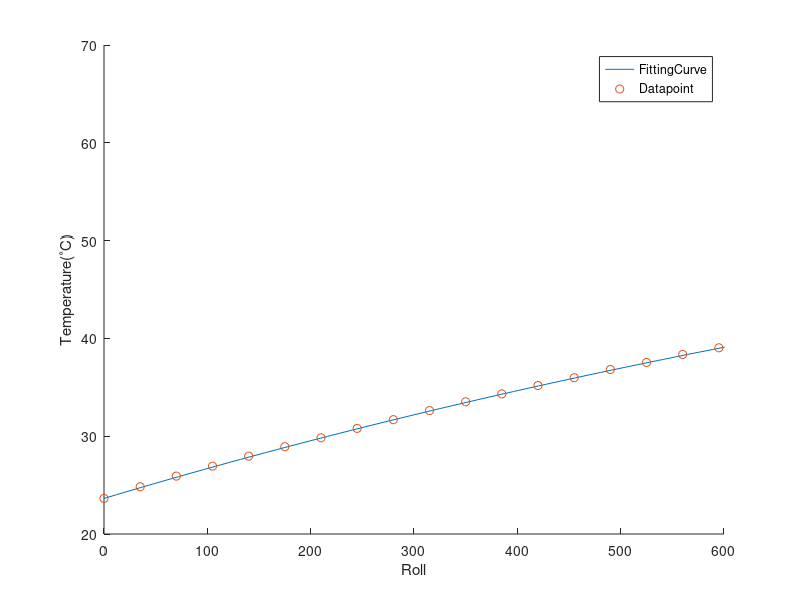

Write the MATLAB code that produced this figure. (Note: this script raises an error after producing the figure.)
clc
clear

M = 4.032;
g = 9.81;
r = 0.023875;
w = 2*pi*10/((3.8+6.8)/2);
c = 0.220;
m = 203;


A = M*g*r*w;
P1 = 0.25132;
P2 = 0.059838;

K = c*m;

Ti = 23.64;
Tf = @(t) Ti + (A/(P1))*(1-exp(-(((P2)/K)*t)));
%Tf = @(t,A,P) Ti + (A/P)*(1-exp(-((P/K)*t)))

%ft = fittype(@(x,A,P) Tf(x,A,P),'problem',{'A','P'},'independent','x','dependent','T')

range = linspace(0,12000,1000);

Data = [35,24.8300000000000;70,25.9200000000000;105,26.9400000000000;140,27.9600000000000;175,28.9300000000000;210,29.8400000000000;245,30.8000000000000;280,31.6900000000000;315,32.6200000000000;350,33.5200000000000;385,34.3300000000000;420,35.1800000000000;455,35.9800000000000;490,36.8200000000000;525,37.5400000000000;560,38.3600000000000;595,39.0400000000000];

Data = [0, 23.64; Data];


close all
hold on
plot(range, Tf((range*2*pi)/w))
%Data(:,1) = Data(:,1)/(w/(2*pi))

plot(Data(:,1), Data(:,2), 'o')
xlim([0,600])%12000])

xlabel('Roll');
ylabel('Temperature(^{\circ}C)');
legend('FittingCurve','Datapoint')

hold off

E = corrcoef(Data(:,2), Tf(Data(:,1)*2*pi/w));
E(1,2)

%Tf = @(t) Ti + (A/(4.18*P))*(1-exp(-((P/K)*t)))

syms t
limit(Tf(t),t,inf);


double(ans)
%w/(2*pi)